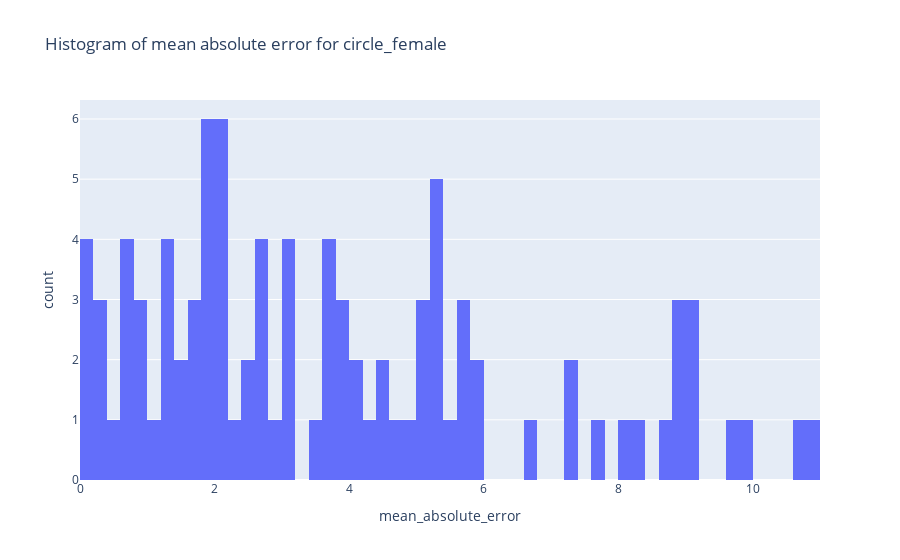
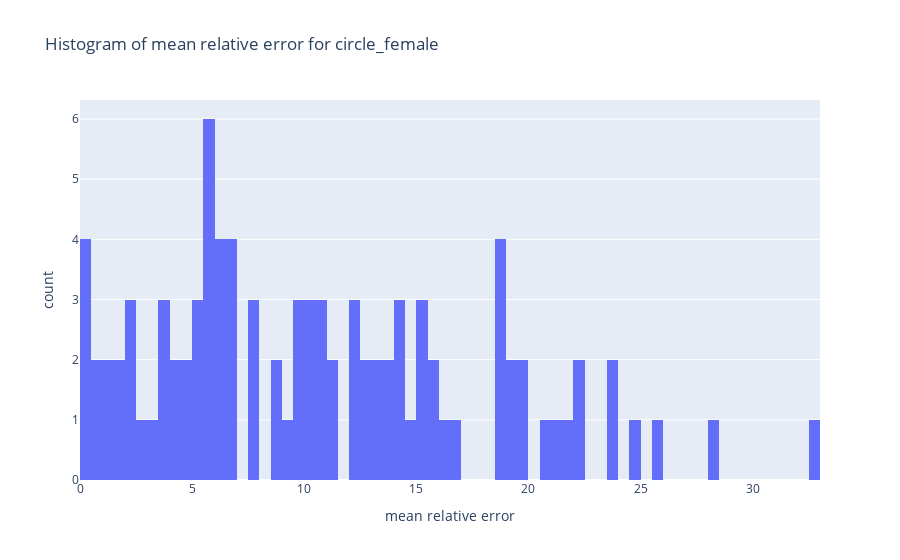

Notebook source saved alongside these figures, in order:
### Code cell
for pond_type in df['Pond_Type'].unique():
    #histogram of meAN absolute error
    df_pond = df[df['Pond_Type'] == pond_type]
    df_pond['mean_absolute_error'] =abs(df_pond['mean_length'] - df_pond['Length_fov(mm)'])
    #histogram of mean absolute error    
    df_pond['mean relative error'] = df_pond['mean_absolute_error'] / df_pond['mean_length']*100
    #histogram of mean absolute error
    fig = px.histogram(df_pond, x='mean_absolute_error', nbins=100, title=f'Histogram of mean absolute error for {pond_type}')
    fig.show()
    #histogram of mean relative error
    fig = px.histogram(df_pond, x='mean relative error', nbins=100, title=f'Histogram of mean relative error for {pond_type}')
    fig.show()

### Figure 1 — Plotly figure (JSON) as saved in the notebook; plotly's stock layout.template omitted (floating-point values rounded to 4 significant figures)
{"data": [{"alignmentgroup": "True", "bingroup": "x", "hovertemplate": "mean_absolute_error=%{x}<br>count=%{y}<extra></extra>", "legendgroup": "", "marker": {"color": "#636efa", "pattern": {"shape": ""}}, "name": "", "nbinsx": 100, "offsetgroup": "", "orientation": "v", "showlegend": false, "type": "histogram", "x": [4.164, 0.1122, 7.268, 2.081, 5.658, 2.626, 1.924, 2.52, 5.117, 0.9276, 2.04, 0.8518, 1.134, 5.225, 2.091, 9.018, 5.198, 5.473, 8.81, 5.229, 10.67, 1.717, 1.306, 3.713, 3.868, 8.725, 1.326, 1.755, 3.72, 7.705, 6.75, 3.099, 0.6856, 1.236, 1.531, 1.463, 2.89, 3.771, 5.092, 5.677, 8.04, 3.153, 0.7516, 5.347, 0.6133, 1.852, 0.204, 0.05005, 1.865, 4.998, 1.654, 3.135, 1.814, 0.4325, 3.183, 2.07, 3.951, 0.3703, 4.402, 9.913, 9.729, 8.826, 0.2093, 5.891, 8.96, 7.323, 2.364, 9.15, 4.461, 8.336, 10.93, 9.084, 5.369, 5.783, 5.862, 2.061, 1.348, 3.515, 0.8214, 2.656, 4.716, 1.93, 0.1244, 4.315, 3.949, 0.1095, 3.722, 5.217, 2.798, 2.478, 4.18, 2.047, 1.814, 2.788, 0.6401], "xaxis": "x", "yaxis": "y"}], "layout": {"barmode": "relative", "legend": {"tracegroupgap": 0}, "title": {"text": "Histogram of mean absolute error for circle_female"}, "xaxis": {"anchor": "y", "domain": [0, 1], "title": {"text": "mean_absolute_error"}}, "yaxis": {"anchor": "x", "domain": [0, 1], "title": {"text": "count"}}}}

### Figure 2 — Plotly figure (JSON) as saved in the notebook; plotly's stock layout.template omitted (floating-point values rounded to 4 significant figures)
{"data": [{"alignmentgroup": "True", "bingroup": "x", "hovertemplate": "mean relative error=%{x}<br>count=%{y}<extra></extra>", "legendgroup": "", "marker": {"color": "#636efa", "pattern": {"shape": ""}}, "name": "", "nbinsx": 100, "offsetgroup": "", "orientation": "v", "showlegend": false, "type": "histogram", "x": [9.935, 0.4203, 15.7, 8.57, 16.72, 7.602, 5.862, 6.815, 15.28, 2.954, 6.23, 3.101, 3.628, 12.3, 5.66, 21.49, 13.07, 18.91, 19.06, 14.12, 28.41, 5.981, 4.974, 10.32, 11.27, 32.92, 3.775, 5.157, 10.77, 18.6, 18.91, 10.8, 2.155, 3.664, 4.237, 4.014, 9.303, 10.26, 13.85, 15.75, 22.13, 9.516, 2.183, 14.27, 1.662, 6.924, 0.5421, 0.2371, 6.901, 11.34, 4.652, 15.22, 5.598, 1.129, 15.5, 6.038, 10.9, 1.105, 12.37, 23.99, 24.7, 19.19, 0.5795, 19.63, 22.01, 19.67, 6.255, 21.52, 13.34, 20.73, 25.53, 23.98, 14.48, 14.97, 13.7, 5.859, 5.466, 10.38, 2.382, 7.951, 16.3, 5.425, 0.3431, 12.29, 12.82, 0.3786, 9.914, 18.82, 7.562, 5.723, 12.9, 6.802, 6.175, 8.973, 1.52], "xaxis": "x", "yaxis": "y"}], "layout": {"barmode": "relative", "legend": {"tracegroupgap": 0}, "title": {"text": "Histogram of mean relative error for circle_female"}, "xaxis": {"anchor": "y", "domain": [0, 1], "title": {"text": "mean relative error"}}, "yaxis": {"anchor": "x", "domain": [0, 1], "title": {"text": "count"}}}}
